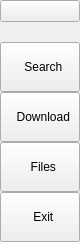
        <widget class="QFrame" name="sidebar">
         <property name="maximumSize">
          <size>
           <width>70</width>
           <height>16777214</height>
          </size>
         </property>
         <property name="styleSheet">
          <string notr="true"/>
         </property>
         <property name="frameShape">
          <enum>QFrame::NoFrame</enum>
         </property>
         <property name="frameShadow">
          <enum>QFrame::Raised</enum>
         </property>
         <layout class="QVBoxLayout" name="verticalLayout_3">
          <property name="spacing">
           <number>0</number>
          </property>
          <property name="leftMargin">
           <number>0</number>
          </property>
          <property name="topMargin">
           <number>0</number>
          </property>
          <property name="rightMargin">
           <number>0</number>
          </property>
          <property name="bottomMargin">
           <number>0</number>
          </property>
          <item alignment="Qt::AlignTop">
           <widget class="QFrame" name="sb_top_frame">
            <property name="frameShape">
             <enum>QFrame::NoFrame</enum>
            </property>
            <property name="frameShadow">
             <enum>QFrame::Raised</enum>
            </property>
            <layout class="QVBoxLayout" name="verticalLayout_5">
             <property name="spacing">
              <number>0</number>
             </property>
             <property name="leftMargin">
              <number>0</number>
             </property>
             <property name="topMargin">
              <number>0</number>
             </property>
             <property name="rightMargin">
              <number>0</number>
             </property>
             <property name="bottomMargin">
              <number>0</number>
             </property>
             <item>
              <widget class="QPushButton" name="toggle_sidebar_btn">
               <property name="text">
                <string/>
               </property>
               <property name="icon">
                <iconset>
                 <normaloff>appdata/images/menu.png</normaloff>appdata/images/menu.png</iconset>
               </property>
               <property name="iconSize">
                <size>
                 <width>45</width>
                 <height>45</height>
                </size>
               </property>
              </widget>
             </item>
             <item>
              <spacer name="verticalSpacer">
               <property name="orientation">
                <enum>Qt::Vertical</enum>
               </property>
               <property name="sizeType">
                <enum>QSizePolicy::Fixed</enum>
               </property>
               <property name="sizeHint" stdset="0">
                <size>
                 <width>20</width>
                 <height>20</height>
                </size>
               </property>
              </spacer>
             </item>
             <item>
              <widget class="QPushButton" name="search_btn">
               <property name="minimumSize">
                <size>
                 <width>0</width>
                 <height>50</height>
                </size>
               </property>
               <property name="text">
                <string>  Search</string>
               </property>
               <property name="icon">
                <iconset>
                 <normaloff>appdata/images/search.png</normaloff>appdata/images/search.png</iconset>
               </property>
               <property name="iconSize">
                <size>
                 <width>45</width>
                 <height>45</height>
                </size>
               </property>
               <property name="checkable">
                <bool>true</bool>
               </property>
               <property name="autoExclusive">
                <bool>true</bool>
               </property>
              </widget>
             </item>
             <item>
              <widget class="QPushButton" name="download_btn">
               <property name="enabled">
                <bool>true</bool>
               </property>
               <property name="minimumSize">
                <size>
                 <width>0</width>
                 <height>50</height>
                </size>
               </property>
               <property name="text">
                <string>  Download</string>
               </property>
               <property name="icon">
                <iconset>
                 <normaloff>appdata/images/download.png</normaloff>
                 <disabledoff>appdata/images/download-disabled.png</disabledoff>appdata/images/download.png</iconset>
               </property>
               <property name="iconSize">
                <size>
                 <width>45</width>
                 <height>45</height>
                </size>
               </property>
               <property name="checkable">
                <bool>true</bool>
               </property>
               <property name="autoExclusive">
                <bool>true</bool>
               </property>
              </widget>
             </item>
             <item>
              <widget class="QPushButton" name="file_btn">
               <property name="minimumSize">
                <size>
                 <width>0</width>
                 <height>50</height>
                </size>
               </property>
               <property name="text">
                <string>  Files</string>
               </property>
               <property name="icon">
                <iconset>
                 <normaloff>appdata/images/explorer.png</normaloff>appdata/images/explorer.png</iconset>
               </property>
               <property name="iconSize">
                <size>
                 <width>45</width>
                 <height>45</height>
                </size>
               </property>
               <property name="checkable">
                <bool>true</bool>
               </property>
               <property name="autoExclusive">
                <bool>true</bool>
               </property>
              </widget>
             </item>
            </layout>
           </widget>
          </item>
          <item alignment="Qt::AlignBottom">
           <widget class="QFrame" name="sb_bottom_frame">
            <property name="frameShape">
             <enum>QFrame::NoFrame</enum>
            </property>
            <property name="frameShadow">
             <enum>QFrame::Raised</enum>
            </property>
            <layout class="QVBoxLayout" name="verticalLayout_4">
             <property name="spacing">
              <number>0</number>
             </property>
             <property name="leftMargin">
              <number>0</number>
             </property>
             <property name="topMargin">
              <number>0</number>
             </property>
             <property name="rightMargin">
              <number>0</number>
             </property>
             <property name="bottomMargin">
              <number>0</number>
             </property>
             <item>
              <widget class="QPushButton" name="exit_btn">
               <property name="minimumSize">
                <size>
                 <width>70</width>
                 <height>50</height>
                </size>
               </property>
               <property name="text">
                <string>  Exit</string>
               </property>
               <property name="icon">
                <iconset>
                 <normaloff>appdata/images/exit.png</normaloff>appdata/images/exit.png</iconset>
               </property>
               <property name="iconSize">
                <size>
                 <width>45</width>
                 <height>45</height>
                </size>
               </property>
              </widget>
             </item>
            </layout>
           </widget>
          </item>
         </layout>
        </widget>
